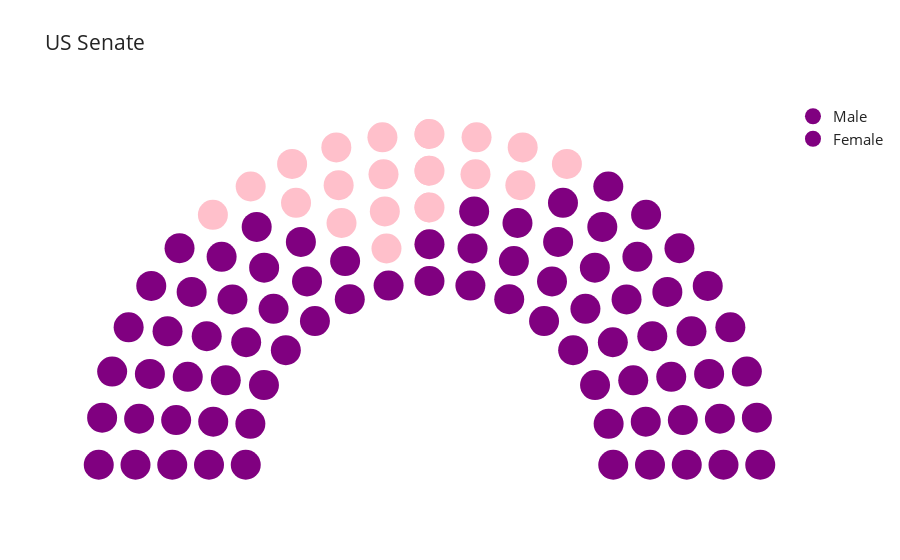

The notebook cell saved with this chart:
### Code cell
# plot
# specifies two side-by-side subplots
fig = make_subplots(rows=1, cols=2, specs=[[{'type': 'polar'}]*2]*1, horizontal_spacing=0)

# democrat side
fig.add_trace(go.Scatterpolar(
        r = [a[0] for a in dem_coords],
        theta = [a[1] for a in dem_coords],
        text=list(Ds_sex['Senator']),
        mode = 'markers',
        marker = dict(
            color = Ds_sex['sex_colors'],
            size = 30
        ),
        name = 'Male'
    ), 1, 1)

# republican side
fig.add_trace(go.Scatterpolar(
        r = [a[0] for a in rep_coords],
        theta = [a[1] for a in rep_coords],
        text = list(Rs_sex['Senator']),
        mode = 'markers',
        marker = dict(
            color = Rs_sex['sex_colors'], 
             size = 30
        ),
        name = "<span style='blue'>Female</span>"
    ), 1, 2)

# @TODO: Draw line around 18 top senators


fig.update_layout(
    title = "US Senate",
    font_size = 15,
    showlegend = True,
    template = 'simple_white',
    polar = dict(
        sector = [90,180],
        bgcolor = "white",
        angularaxis = dict(showline=False,showticklabels=False, ticks=''),
        radialaxis = dict(showline=False, showticklabels=False, ticks='')
    ),
    polar2 = dict(
        sector = [0, 90],
        bgcolor = "white",
        angularaxis = dict(showline=False,showticklabels=False, ticks=''),
        radialaxis = dict(showline = False,showticklabels=False, ticks='')
    ),
    paper_bgcolor = "white"
)

# @TODO: make coordinates stop appearing on hover
# increase size of box so that enclosing works
# fix the legend being annoying
# add red/blue borders

fig.show()

### Figure 1 — Plotly figure (JSON) as saved in the notebook; plotly's stock layout.template omitted (floating-point values rounded to 4 significant figures)
{"data": [{"marker": {"color": ["purple", "purple", "purple", "purple", "purple", "purple", "purple", "purple", "purple", "purple", "purple", "purple", "purple", "purple", "purple", "purple", "purple", "purple", "purple", "purple", "purple", "purple", "purple", "purple", "purple", "purple", "purple", "purple", "purple", "purple", "purple", "purple", "purple", "purple", "pink", "pink", "pink", "pink", "pink", "pink", "pink", "pink", "pink", "pink", "pink", "pink", "pink", "pink", "pink", "pink"], "size": 30}, "mode": "markers", "name": "Male", "r": [5, 6, 7, 8, 9, 5, 6, 7, 8, 9, 5, 6, 7, 8, 9, 5, 6, 7, 8, 9, 5, 6, 7, 8, 9, 5, 6, 7, 8, 9, 5, 6, 7, 8, 9, 5, 6, 7, 8, 9, 6, 7, 8, 9, 7, 8, 9, 8, 9, 9], "subplot": "polar", "text": ["Sherrod Brown", "Chuck Schumer", "Ben Ray Luján", "Martin Heinrich", "Cory Booker", "Bob Menendez", "Jon Tester", "Ron Wyden", "Jeff Merkley", "Bob Casey Jr.", "Joe Manchin", "Tim Kaine", "Mark Warner", "Bernie Sanders", "Patrick Leahy", "Sheldon Whitehouse", "Jack Reed", "Gary Peters", "Ed Markey", "Dick Durbin", "Brian Schatz", "Raphael Warnock", "Jon Ossoff", "Chris Coons", "Tom Carper", "Chris Murphy", "Richard Blumenthal", "John Hickenlooper", "Michael Bennet", "Alex Padilla", "Mark Kelly", "Chris Van Hollen", "Angus King", "Ben Cardin", "Elizabeth Warren", "Kyrsten Sinema", "Patty Murray", "Amy Klobuchar", "Tammy Baldwin", "Tina Smith", "Maria Cantwell", "Catherine Cortez Masto", "Jacky Rosen", "Jeanne Shaheen", "Maggie Hassan", "Mazie Hirono", "Debbie Stabenow", "Tammy Duckworth", "Kirsten Gillibrand", "Dianne Feinstein"], "theta": [180, 180, 180, 180, 180, 167.1, 168.8, 170, 171, 171.8, 154.3, 157.5, 160, 162, 163.6, 141.4, 146.2, 150, 153, 155.5, 128.6, 135, 140, 144, 147.3, 115.7, 123.8, 130, 135, 139.1, 102.9, 112.5, 120, 126, 130.9, 90, 101.2, 110, 117, 122.7, 90, 100, 108, 114.5, 90, 99, 106.4, 90, 98.18, 90], "type": "scatterpolar"}, {"marker": {"color": ["purple", "purple", "purple", "purple", "purple", "purple", "purple", "purple", "purple", "purple", "purple", "purple", "purple", "purple", "purple", "purple", "purple", "purple", "purple", "purple", "purple", "purple", "purple", "purple", "purple", "purple", "purple", "purple", "purple", "purple", "purple", "purple", "purple", "purple", "purple", "purple", "purple", "purple", "purple", "purple", "purple", "purple", "pink", "pink", "pink", "pink", "pink", "pink", "pink", "pink"], "size": 30}, "mode": "markers", "name": "<span style='blue'>Female</span>", "r": [5, 6, 7, 8, 9, 5, 6, 7, 8, 9, 5, 6, 7, 8, 9, 5, 6, 7, 8, 9, 5, 6, 7, 8, 9, 5, 6, 7, 8, 9, 5, 6, 7, 8, 9, 5, 6, 7, 8, 9, 6, 7, 8, 9, 7, 8, 9, 8, 9, 9], "subplot": "polar2", "text": ["Richard Shelby", "Jim Inhofe", "Rob Portman", "Kevin Cramer", "John Hoeven", "Thom Tillis", "Richard Burr", "Ben Sasse", "Steve Daines", "John Barrasso", "Roy Blunt", "James Lankford", "Ron Johnson", "Mitt Romney", "Mike Lee", "Roger Wicker", "Ted Cruz", "Bill Hagerty", "Mike Rounds", "John Thune", "Tim Scott", "Lindsey Graham", "Pat Toomey", "John Cornyn", "Josh Hawley", "Jim Risch", "Rick Scott", "Marco Rubio", "Tom Cotton", "John Boozman", "Dan Sullivan", "Tommy Tuberville", "Todd Young", "Mike Braun", "Mike Crapo", "Jerry Moran", "Roger Marshall", "Chuck Grassley", "Mitch McConnell", "Rand Paul", "Bill Cassidy", "John Kennedy", "Cindy Hyde-Smith", "Joni Ernst", "Lisa Murkowski", "Shelley Moore Capito", "Marsha Blackburn", "Susan Collins", "Deb Fischer", "Cynthia Lummis"], "theta": [0, 0, 0, 0, 0, 12.86, 11.25, 10, 9, 8.182, 25.71, 22.5, 20, 18, 16.36, 38.57, 33.75, 30, 27, 24.55, 51.43, 45, 40, 36, 32.73, 64.29, 56.25, 50, 45, 40.91, 77.14, 67.5, 60, 54, 49.09, 90, 78.75, 70, 63, 57.27, 90, 80, 72, 65.45, 90, 81, 73.64, 90, 81.82, 90], "type": "scatterpolar"}], "layout": {"font": {"size": 15}, "paper_bgcolor": "white", "polar": {"angularaxis": {"showline": false, "showticklabels": false, "ticks": ""}, "bgcolor": "white", "domain": {"x": [0, 0.5], "y": [0, 1]}, "radialaxis": {"showline": false, "showticklabels": false, "ticks": ""}, "sector": [90, 180]}, "polar2": {"angularaxis": {"showline": false, "showticklabels": false, "ticks": ""}, "bgcolor": "white", "domain": {"x": [0.5, 1], "y": [0, 1]}, "radialaxis": {"showline": false, "showticklabels": false, "ticks": ""}, "sector": [0, 90]}, "showlegend": true, "title": {"text": "US Senate"}}}
